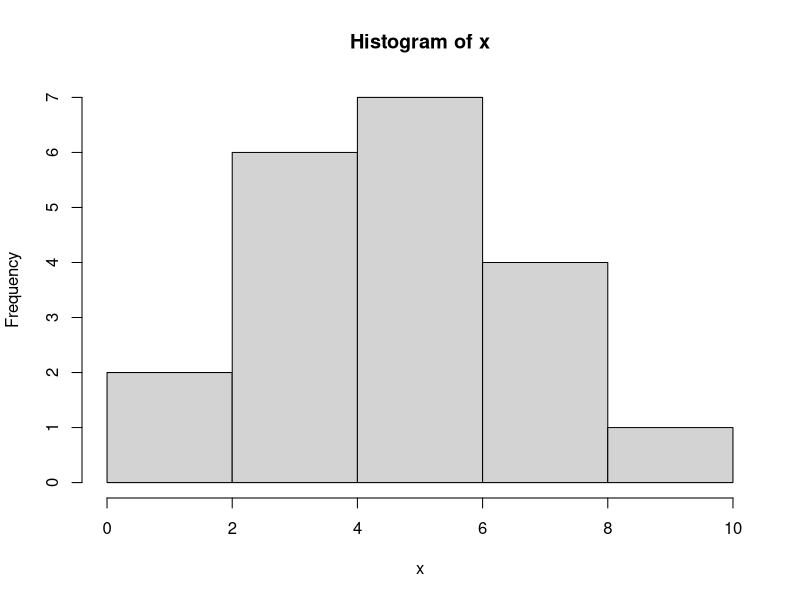
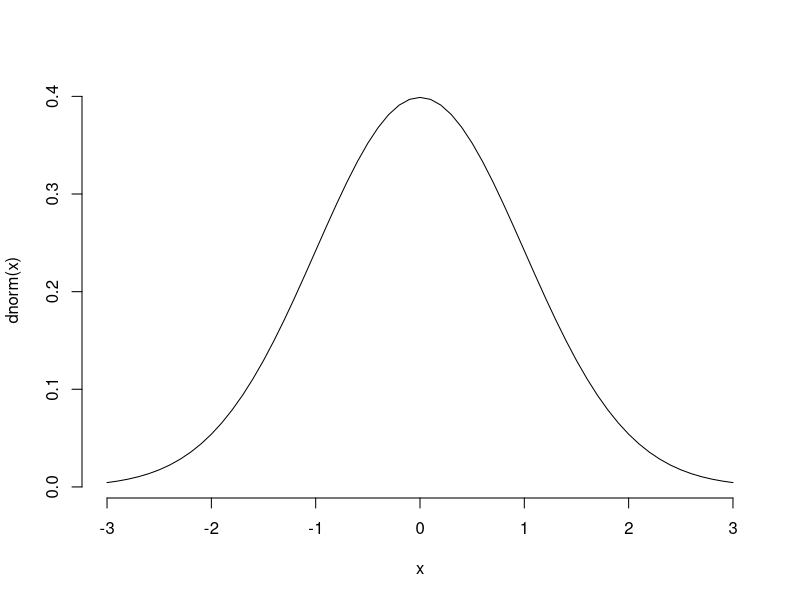

These figures' R source, in order:
x = c(3, 5, 2, 3, 3, 6, 3, 10, 5, 5, 5, 7, 8, 7, 1, 5, 5, 4, 4, 7)
hist(x)

x = seq(-3, 3, 0.1)
plot(x = x, y = dnorm(x), type="l", bty="n")